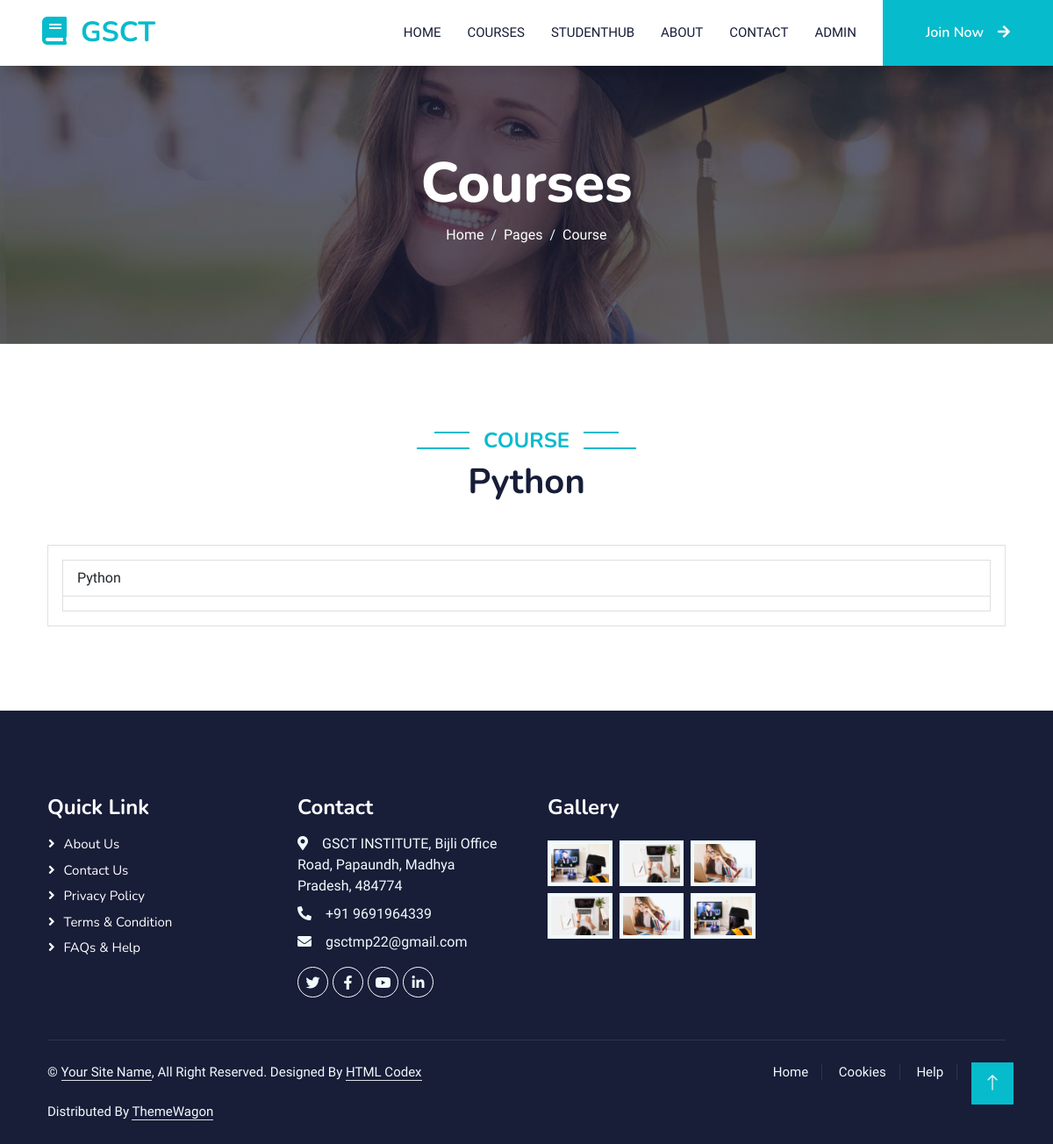
Before: /coursedetails/1/ with the older database file.
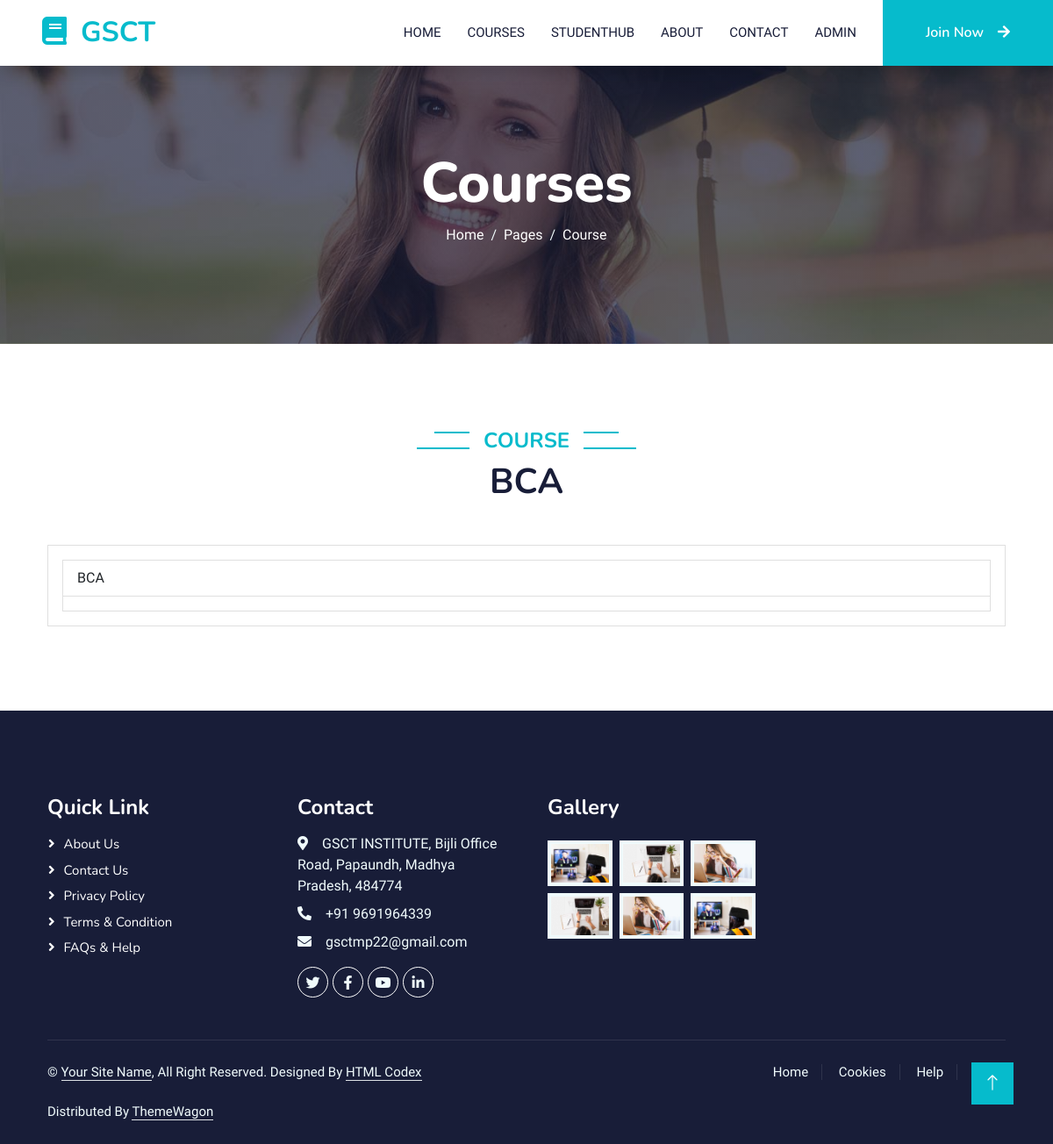
After: the same page with the newer database file.
### student/models.py (models this page shows)
class Course(models.Model):
    name = models.CharField(max_length=250)
    duration = models.IntegerField()
    def __str__(self):
        return f"{self.name}"

### student/views.py (the view)
# urls.py: path("coursedetails/<int:id>/", views.coursedetails, name="coursedetails"),
def coursedetails(request, id):
    course = Course.objects.get(pk=id)
    print(course)
    return render(request, "coursedetails.html", {"course": course})

### templates/coursedetails.html
{% include 'header.html' %}
<div class="container-fluid bg-primary py-5 mb-5 page-header">
  <div class="container py-5">
    <div class="row justify-content-center">
      <div class="col-lg-10 text-center">
        <h1 class="display-3 text-white">Courses</h1>
        <nav aria-label="breadcrumb">
          <ol class="breadcrumb justify-content-center">
            <li class="breadcrumb-item">
              <a class="text-white" href="/">Home</a>
            </li>
            <li class="breadcrumb-item">
              <a class="text-white" href="">Pages</a>
            </li>
            <li class="breadcrumb-item text-white active" aria-current="page">Course</li>
          </ol>
        </nav>
      </div>
    </div>
  </div>
</div>
<div class="container-xxl py-5">
  <div class="container">
    <div class="text-center wow fadeInUp">
      <h4 class="section-title bg-white text-center text-primary px-3">Course</h4>
      <h1 class="mb-5">{{ course.name }}</h1>
    </div>
    <div class="row g-4">
      <div class="col-lg-12 col-md-12 wow fadeInUp">
        <div class="card">
          <div class="card-body">
            <ul class="list-group">
              <li class="list-group-item">{{ course.name }}</li>
              <li class="list-group-item">{{ course.description }}</li>
            </ul>
          </div>
        </div>
      </div>
    </div>
  </div>
</div>
{% include 'footer.html' %}

Changed rows visible on the page:
changed Course: name "Python" → "BCA"
